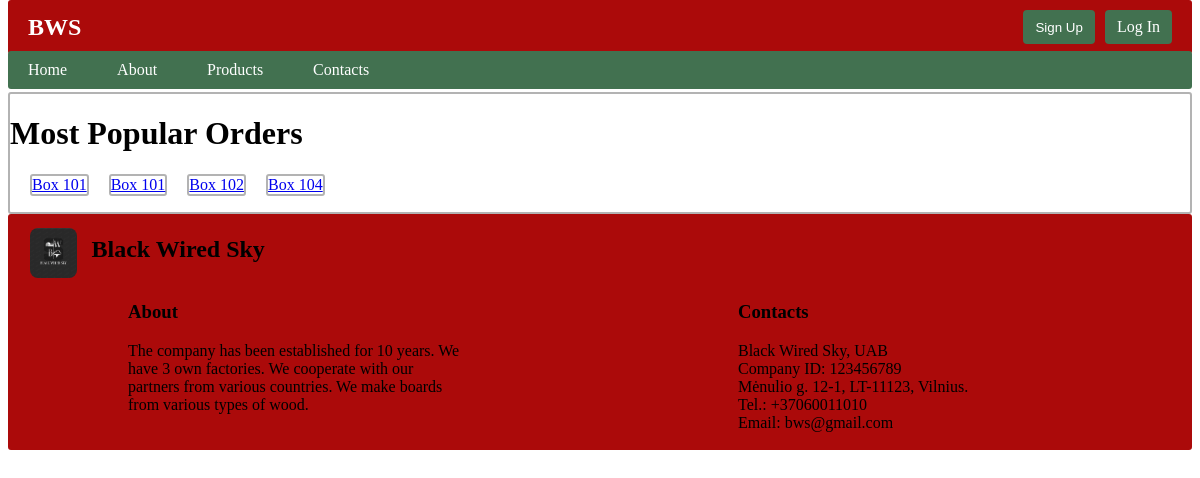
The page /bws/ on the database its author committed.
### bws/models.py (models this page shows, shortened)
class Order(models.Model):
    order_nr = models.CharField(verbose_name='Order Number', max_length=20, unique=True, blank=True, editable=False)
    creating_date = models.DateTimeField(verbose_name='Create Date', default=timezone.now, editable=False)
    buyer_info = models.ForeignKey(to='BuyerOrder', verbose_name='Buyer', on_delete=models.CASCADE, null=True, blank=True)
    seller_info = models.ForeignKey(to='SellerOrder', verbose_name='Seller', on_delete=models.CASCADE, null=True, blank=True)
    price = models.CharField(verbose_name='Price', max_length=10, blank=True, editable=False)
    production_date = models.CharField(verbose_name='Production Date', max_length=10, blank=True, editable=False)
    transport = models.ForeignKey(to='TransportCompany', verbose_name='Transport Information', on_delete=models.CASCADE, null=True, blank=True, related_name='orders_as_transport')
    transport_plates = models.ForeignKey(to='Transport', verbose_name='Truck Plates', on_delete=models.CASCADE, null=True, blank=True, related_name='orders_as_plates')
    transport_load_date = models.ForeignKey(to='Transport', verbose_name='Transport Loading Date', on_delete=models.CASCADE, null=True, blank=True, related_name='orders_as_load_date')
    transport_unload_date = models.ForeignKey(to='Transport', verbose_name='Transport Unloading Date', on_delete=models.CASCADE, null=True, blank=True, related_name='orders_as_unload_date')
    user_client = models.ForeignKey(User, on_delete=models.CASCADE, null=True, blank=True)
    ORDER_STATUS = (
        ('a', 'Accepted'),
        ('p', 'In produce'),
        ('l', 'Loaded'),
        ('y', 'Delivered'),
        ('d', 'Declined'),
    )
    order_status = models.CharField(verbose_name='Status', choices=ORDER_STATUS, max_length=20, blank=True, editable=False)
    class Meta:
        verbose_name = 'Order'
        verbose_name_plural = 'Orders'

class BuyerOrder(models.Model):
    order_nr = models.CharField(verbose_name='Order Number', max_length=10, unique=True, blank=True)
    buyer = models.ForeignKey(to='Buyer', verbose_name='Buyer', on_delete=models.SET_NULL, null=True, blank=True)
    product = models.ForeignKey(to='Product',verbose_name='Product',  on_delete=models.SET_NULL, null=True, blank=True)
    buyer_price = models.DecimalField(verbose_name='Buyer Price', max_digits=10, decimal_places=2, default=0.0)
    delivery_date_from = models.DateField(verbose_name='Delivery Date From', default=timezone.now)
    delivery_date_to = models.DateField(verbose_name='Delivery Date To', default=timezone.now)
    ORDER_STATUS = (
        ('a', 'Accepted'),
        ('d', 'Declined'),
    )
    status = models.CharField(verbose_name='Order Status', choices=ORDER_STATUS, default='a', max_length=1, blank=True)
    class Meta:
        verbose_name = 'BuyerOrder'
        verbose_name_plural = 'BuyerOrders'

class Product(models.Model):
    name = models.CharField(verbose_name='Name', max_length=200, unique=True)
    width = models.IntegerField(verbose_name='Width(mm)', default=0)
    length = models.IntegerField(verbose_name='Length(mm)', default=0)
    height = models.IntegerField(verbose_name='Height(mm)', default=0)
    thickness = models.IntegerField(verbose_name='Thickness(mm)', default=0)
    trailer = models.ForeignKey(to=Trailer, verbose_name='Trailer', on_delete=models.SET_NULL, null=True, blank=True)
    product_image = models.ImageField(verbose_name='Product Image', upload_to='products_images', null=True, blank=True)
    def __str__(self):
        return self.name
    class Meta:
        verbose_name = 'Product'
        verbose_name_plural = 'Products'

### bws/views.py (the view)
# urls.py: path('', views.index, name='index'),
def index(request):
    orders = Order.objects.all()
    context = {
        'orders': orders,
    }
    return render(request, 'index.html', context=context)

### bws/templates/index.html (shortened to what this page needs)
{% extends 'base.html' %}
{% block 'content' %}
<div class="content">
    <h1>Most Popular Orders</h1>
    <ul class="content-list">
        {% for order in orders %}
        <div class="content2">
            <a href="{% url 'product' order.buyer_info.product.id  %}">{{ order.buyer_info.product }}</a>
        </div>
        {% endfor %}
    </ul>
  </div>
{% endblock %}

### bws/static/css/style.css (style rules this page uses)
.content { border: 2px solid #B3B3B3; border-radius: 3px; margin-top: 92px; }
.content-list { list-style-type: none; padding: 0; display: flex; flex-wrap: nowrap; }
.content2 { border: 2px solid #B3B3B3; border-radius: 3px; margin-left: 20px; }

### rows shown on the page
Order: buyer_info.product "Box 101"
Order: buyer_info.product "Box 101"
Order: buyer_info.product "Box 102"
Order: buyer_info.product "Box 104"
